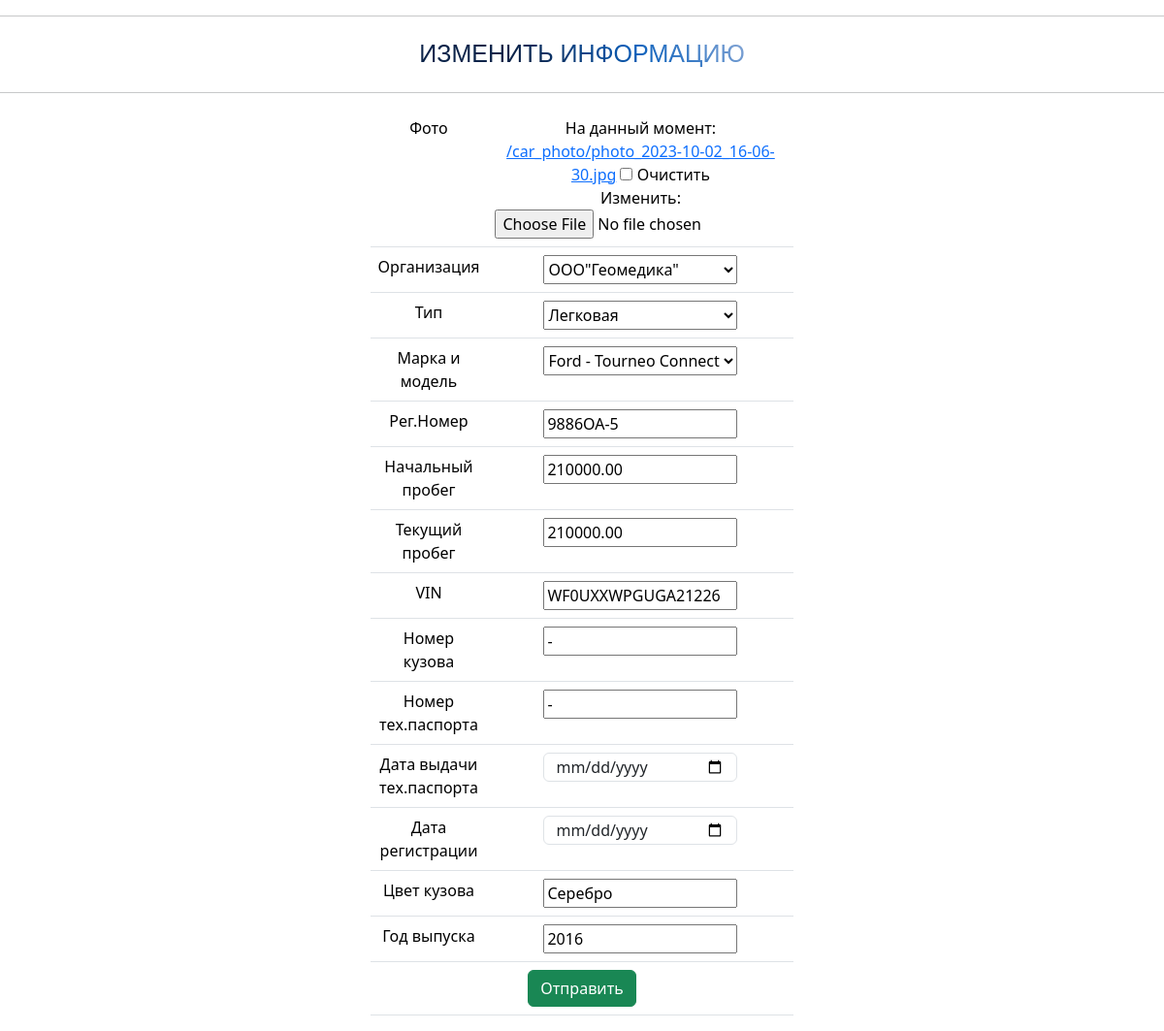
Screenshot of /car/update/2 with the database file from the repository.
### Park/models.py (models this page shows, shortened)
class Car(models.Model):
    CLS = (
        ('Легковая', 'Легковая'),
        ('Грузовая', 'Грузовая'),
        ('Прицеп', 'Прицеп'),
    )
    id = models.IntegerField(editable=False, blank=False, null=False, primary_key=True, auto_created=True)
    photo = models.ImageField(blank=True, upload_to='media/car_photo')
    organization = models.ForeignKey(Organisation, blank=True, on_delete=models.CASCADE)
    type = models.CharField(choices=CLS, max_length=250, blank=True)
    mark = models.ForeignKey(CarMark, blank=True, on_delete=models.CASCADE)
    registration_number = models.CharField(max_length=8, blank=True)
    start_mileage = models.DecimalField(max_digits=15, decimal_places=2, blank=True)
    current_mileage = models.DecimalField(max_digits=15, decimal_places=2,null=True, blank=True)
    VIN = models.CharField(max_length=30, blank=True, null=True)
    board_number = models.CharField(max_length=30, blank=True, null=True)
    passport_number = models.CharField(max_length=30, blank=True, null=True)
    pasport_date = models.DateField(blank=True, null=True)
    registration_date = models.DateField(blank=True, null=True)
    board_color = models.CharField(max_length=15, blank=True)
    year = models.IntegerField(blank=True, null=True)

### Park/views.py (the view, shortened to what this page needs)
# urls.py: path('car/update/<int:pk>', CarUpdateView.as_view(), name='car_update'),
class CarUpdateView(UpdateView):
    model = Car
    form_class = CarForm
    template_name = 'UpdateCar.html'
    success_url = reverse_lazy('listofcars')

### Park/models.py (called while the page is built)
    def __str__(self):
        return self.form + '"' + self.name + '"'

    def __str__(self):
        return self.name + ' - ' + str(self.model)

### templates/UpdateCar.html (shortened to what this page needs)
<!DOCTYPE html>
{% load static %}
{% load bootstrap5 %}
{% bootstrap_css %}
<html lang="en">
<head>
</head>
<body>
<hr>
<p class="gradient-text">Изменить информацию</p>
<hr>
<table align="center" style="width: 30%;max-width: 1920px;" class="table">
    <tbody>
        <form method="post" action="{% url 'car_update' object.id %}" enctype="multipart/form-data">
            <tr>
                <td align="center">{{ form.photo.label }}</td>
                <td align="center">{{ form.photo }}</td>
            </tr>
            <tr>
                <td align="center">{{ form.organization.label }}</td>
               <td align="center">{{ form.organization }}</td>
            </tr>
            <tr>
                <td align="center">{{ form.type.label }}</td>
                <td align="center">{{ form.type }}</td>
            </tr>
            <tr>
                <td align="center">{{ form.mark.label }}</td>
                <td align="center">{{ form.mark }}</td>
            </tr>
            <tr>
                <td align="center">{{ form.registration_number.label }}</td>
                <td align="center">{{ form.registration_number }}</td>
            </tr>
            <tr>
                <td align="center">{{ form.start_mileage.label }}</td>
                <td align="center">{{ form.start_mileage }}</td>
            </tr>
            <tr>
                <td align="center">{{ form.current_mileage.label }}</td>
                <td align="center">{{ form.current_mileage }}</td>
            </tr>
            <tr>
                <td align="center">{{ form.VIN.label }}</td>
                <td align="center">{{ form.VIN }}</td>
            </tr>
            <tr>
                <td align="center">{{ form.board_number.label }}</td>
                <td align="center">{{ form.board_number }}</td>
            </tr>
            <tr>
                <td align="center">{{ form.passport_number.label }}</td>
                <td align="center">{{ form.passport_number }}</td>
            </tr>
            <tr>
                <td align="center">{{ form.pasport_date.label }}</td>
                <td align="center">{{ form.pasport_date }}</td>
            </tr>
            <tr>
                <td align="center">{{ form.registration_date.label }}</td>
                <td align="center">{{ form.registration_date }}</td>
            </tr>
            <tr>
                <td align="center">{{ form.board_color.label }}</td>
                <td align="center">{{ form.board_color }}</td>
            </tr>
            <tr>
                <td align="center">{{ form.year.label }}</td>
                <td align="center">{{ form.year }}</td>
            </tr>
            <tr>
                <td colspan="2" align="center">
                    <button type="submit" class="btn btn-success">Отправить</button>
                </td>
            </tr>
                </form>
    </tbody>
</table>
</body>
</html><!DOCTYPE html>

### templates/UpdateCar.html (style rules this page uses)
.gradient-text { font-family: 'Rubik One', sans-serif; font-size: 25px; text-transform: uppercase; background: linear-gradient(45deg, #0B2349 33%, #0D61BC 66%, #8AA9D6); -webkit-background-clip: text; -webkit-text-fill-color: transparent; color: #0B2349; display: table; margin: 20px auto; text-align: center; }

### rows the page displays
Car: organization "ООО\"Геомедика\"", type "Легковая", mark "Ford - Tourneo Connect", registration_number "9886OA-5", start_mileage "210000.00", current_mileage "210000.00", VIN "WF0UXXWPGUGA21226", board_number "-", passport_number "-", board_color "Серебро", year "2016"
